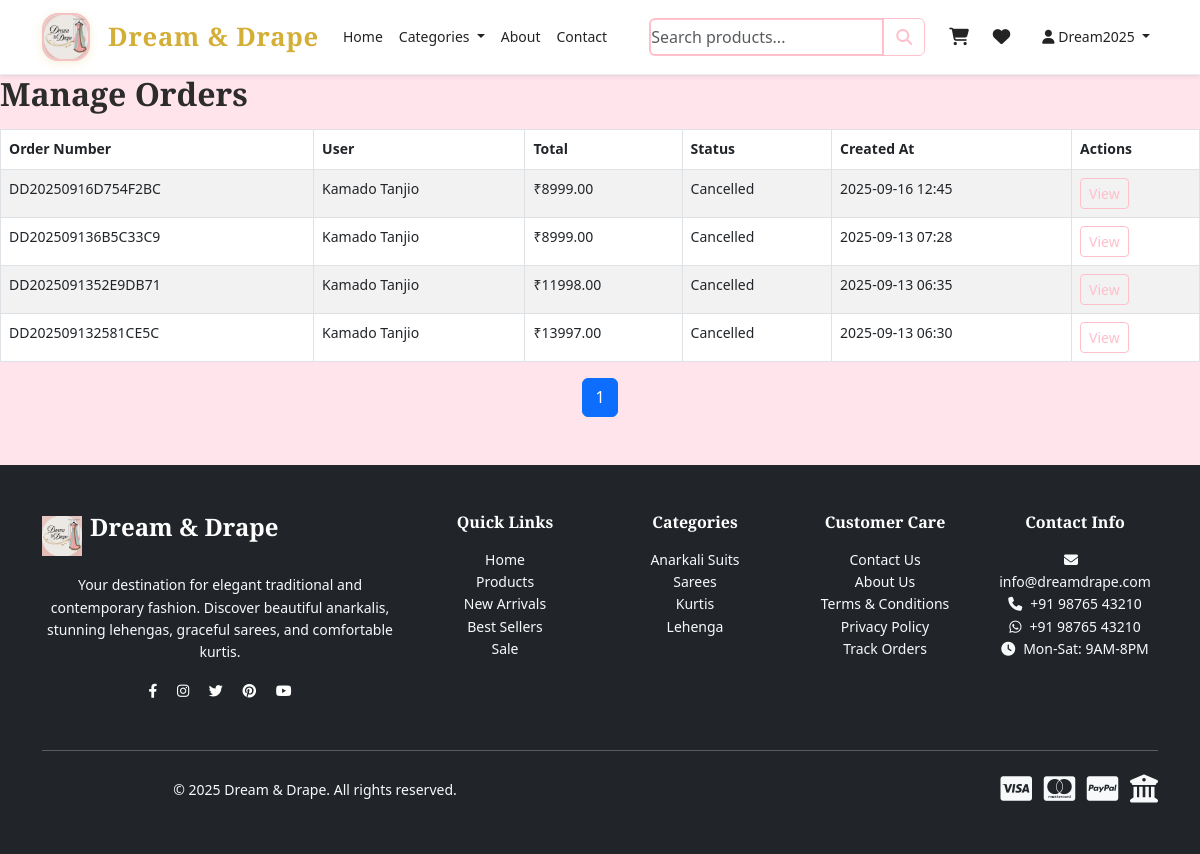
Page /admin/orders (signed in) on the committed database.
### app/models.py (models this page shows, shortened)
class User(UserMixin, db.Model):
    id = db.Column(db.Integer, primary_key=True)
    username = db.Column(db.String(80), unique=True, nullable=False, index=True)
    email = db.Column(db.String(120), unique=True, nullable=False, index=True)
    password_hash = db.Column(db.String(255), nullable=False)
    first_name = db.Column(db.String(50), nullable=False)
    last_name = db.Column(db.String(50), nullable=False)
    phone = db.Column(db.String(15))
    address = db.Column(db.Text)
    city = db.Column(db.String(50))
    state = db.Column(db.String(50))
    pincode = db.Column(db.String(10))
    country = db.Column(db.String(50), default='India')
    is_admin = db.Column(db.Boolean, default=False, index=True)
    is_active = db.Column(db.Boolean, default=True, index=True)
    created_at = db.Column(db.DateTime, default=datetime.utcnow, index=True)
    last_login = db.Column(db.DateTime)
    failed_login_attempts = db.Column(db.Integer, default=0)
    locked_until = db.Column(db.DateTime)
    orders = db.relationship('Order', backref='user', lazy=True)
    cart_items = db.relationship('CartItem', backref='user', lazy=True)
    wishlist_items = db.relationship('WishlistItem', backref='user', lazy=True)
    reviews = db.relationship('Review', backref='user', lazy=True)
    def get_full_name(self):
        return f"{self.first_name} {self.last_name}"

class Order(db.Model):
    id = db.Column(db.Integer, primary_key=True)
    user_id = db.Column(db.Integer, db.ForeignKey('user.id'), nullable=False, index=True)
    order_number = db.Column(db.String(50), unique=True, nullable=False, index=True)
    total_amount = db.Column(db.Float, nullable=False, index=True)
    status = db.Column(db.String(50), default='pending', index=True)  # pending, confirmed, shipped, delivered, cancelled
    payment_status = db.Column(db.String(50), default='pending', index=True)  # pending, paid, failed, refunded
    payment_method = db.Column(db.String(50))
    payment_id = db.Column(db.String(100))
    shipping_address = db.Column(db.Text, nullable=False)
    shipping_city = db.Column(db.String(50), nullable=False)
    shipping_state = db.Column(db.String(50), nullable=False)
    shipping_pincode = db.Column(db.String(10), nullable=False)
    shipping_country = db.Column(db.String(50), default='India')
    shipping_phone = db.Column(db.String(15))
    tracking_number = db.Column(db.String(100))
    notes = db.Column(db.Text)
    created_at = db.Column(db.DateTime, default=datetime.utcnow, index=True)
    updated_at = db.Column(db.DateTime, default=datetime.utcnow, onupdate=datetime.utcnow)
    order_items = db.relationship('OrderItem', backref='order', lazy=True, cascade='all, delete-orphan')

### app/admin.py (the view)
@admin.route('/orders')
@login_required
@admin_required
def manage_orders():
    page = request.args.get('page', 1, type=int)
    status = sanitize_input(request.args.get('status', ''))
    try:
        query = Order.query
        if status:
            query = query.filter_by(status=status)
        orders = query.order_by(Order.created_at.desc()).paginate(
            page=page, per_page=20, error_out=False
        )
        return render_template('admin/manage_orders.html', orders=orders, current_status=status)
    except Exception as e:
        current_app.logger.error(f"Manage orders error: {e}")
        flash('Error loading orders.', 'error')
        return redirect(url_for('admin.dashboard'))

### app/templates/admin/manage_orders.html (shortened to what this page needs)
{% extends "base.html" %}
{% block content %}
<h2>Manage Orders</h2>
<table class="table table-striped table-bordered admin-table selectable">
  <thead>
    <tr>
      <th>Order Number</th>
      <th>User</th>
      <th>Total</th>
      <th>Status</th>
      <th>Created At</th>
      <th>Actions</th>
    </tr>
  </thead>
  <tbody>
    {% for order in orders.items %}
    <tr data-id="{{ order.id }}">
      <td>{{ order.order_number }}</td>
      <td>{{ order.user.get_full_name() }}</td>
      <td>₹{{ "%.2f"|format(order.total_amount) }}</td>
      <td>{{ order.status.title() }}</td>
      <td>{{ order.created_at.strftime('%Y-%m-%d %H:%M') }}</td>
      <td>
        <a href="{{ url_for('admin.view_order', id=order.id) }}" class="btn btn-sm btn-outline-primary">View</a>
      </td>
    </tr>
    {% else %}
    <tr><td colspan="6" class="text-center">No orders found.</td></tr>
    {% endfor %}
  </tbody>
</table>
<nav aria-label="Orders pagination">
  <ul class="pagination justify-content-center">
    {% for p in orders.iter_pages() %}
      {% if p %}
        <li class="page-item {% if p == orders.page %}active{% endif %}"><a class="page-link" href="{{ url_for('admin.manage_orders', page=p) }}">{{ p }}</a></li>
      {% else %}
        <li class="page-item disabled"><span class="page-link">…</span></li>
      {% endif %}
    {% endfor %}
  </ul>
</nav>
{% endblock %}

### app/templates/base.html (shortened to what this page needs)
<!DOCTYPE html>
<html lang="en">
<head>
    <link href="https://cdn.jsdelivr.net/npm/bootstrap@5.3.0/dist/css/bootstrap.min.css" rel="stylesheet">
    <link rel="stylesheet" href="https://cdnjs.cloudflare.com/ajax/libs/font-awesome/6.4.0/css/all.min.css">
    <link rel="stylesheet" href="/static/css/style.css">
</head>
<body>
    <nav class="navbar navbar-expand-lg navbar-light bg-white sticky-top shadow-sm">
        <div class="container">
            <a class="navbar-brand d-flex align-items-center" href="{{ url_for('main.index') }}">
                <img src="{{ url_for('static', filename='images/logo.jpg') }}" alt="Dream & Drape" class="logo-img me-2">
                <span class="brand-text">Dream & Drape</span>
            </a>
            <div class="collapse navbar-collapse" id="navbarNav">
                <ul class="navbar-nav me-auto">
                    <li class="nav-item">
                        <a class="nav-link" href="{{ url_for('main.index') }}">Home</a>
                    </li>
                    <li class="nav-item dropdown">
                        <a class="nav-link dropdown-toggle" href="#" id="categoriesDropdown" role="button" data-bs-toggle="dropdown">
                            Categories
                        </a>
                    </li>
                    <li class="nav-item">
                        <a class="nav-link" href="{{ url_for('main.about') }}">About</a>
                    </li>
                    <li class="nav-item">
                        <a class="nav-link" href="{{ url_for('main.contact') }}">Contact</a>
                    </li>
                </ul>
                <form class="d-flex me-3" method="GET" action="{{ url_for('main.products') }}">
                    <div class="input-group">
                        <input class="form-control" type="search" name="search" placeholder="Search products..." value="{{ request.args.get('search', '') }}">
                        <button class="btn btn-outline-primary" type="submit">
                            <i class="fas fa-search"></i>
                        </button>
                    </div>
                </form>
                <ul class="navbar-nav">
                    {% if current_user.is_authenticated %}
                        <li class="nav-item position-relative me-2">
                            <a class="nav-link" href="{{ url_for('main.cart') }}">
                            </a>
                        </li>
                        <li class="nav-item position-relative me-3">
                            <a class="nav-link" href="{{ url_for('main.wishlist') }}">
                            </a>
                        </li>
                        <li class="nav-item dropdown">
                            <a class="nav-link dropdown-toggle" href="#" id="userDropdown" role="button" data-bs-toggle="dropdown">
                                <i class="fas fa-user"></i> {{ current_user.first_name }}
                            </a>
                        </li>
                    {% endif %}
                </ul>
            </div>
        </div>
    </nav>
    <main>
        {% block content %}{% endblock %}
    </main>
    <footer class="bg-dark text-white py-5 mt-5">
        <div class="container">
            <div class="row">
                <div class="col-lg-4 col-md-6 mb-4">
                    <div class="d-flex align-items-center mb-3">
                        <img src="{{ url_for('static', filename='images/logo.jpg') }}" alt="Dream & Drape" height="40" class="me-2">
                        <h5 class="brand-text text-white">Dream & Drape</h5>
                    </div>
                    <p class="text-light">
                        Your destination for elegant traditional and contemporary fashion.
                        Discover beautiful anarkalis, stunning lehengas, graceful sarees, and comfortable kurtis.
                    </p>
                    <div class="social-links">
                        <a href="#" class="text-white me-3"><i class="fab fa-facebook-f"></i></a>
                        <a href="#" class="text-white me-3"><i class="fab fa-instagram"></i></a>
                        <a href="#" class="text-white me-3"><i class="fab fa-twitter"></i></a>
                        <a href="#" class="text-white me-3"><i class="fab fa-pinterest"></i></a>
                        <a href="#" class="text-white"><i class="fab fa-youtube"></i></a>
                    </div>
                </div>
                <div class="col-lg-2 col-md-6 mb-4">
                    <h6 class="text-white mb-3">Quick Links</h6>
                    <ul class="list-unstyled">
                        <li><a href="{{ url_for('main.index') }}" class="text-light text-decoration-none">Home</a></li>
                        <li><a href="{{ url_for('main.products') }}" class="text-light text-decoration-none">Products</a></li>
                        <li><a href="{{ url_for('main.products', category='New Arrivals') }}" class="text-light text-decoration-none">New Arrivals</a></li>
                        <li><a href="{{ url_for('main.products', category='Best Sellers') }}" class="text-light text-decoration-none">Best Sellers</a></li>
                        <li><a href="{{ url_for('main.products', category='Sale') }}" class="text-light text-decoration-none">Sale</a></li>
                    </ul>
                </div>
                <div class="col-lg-2 col-md-6 mb-4">
                    <h6 class="text-white mb-3">Categories</h6>
                    <ul class="list-unstyled">
                        <li><a href="{{ url_for('main.products', category='Anarkali Suits') }}" class="text-light text-decoration-none">Anarkali Suits</a></li>
                        <li><a href="{{ url_for('main.products', category='Sarees') }}" class="text-light text-decoration-none">Sarees</a></li>
                        <li><a href="{{ url_for('main.products', category='Kurtis') }}" class="text-light text-decoration-none">Kurtis</a></li>
                        <li><a href="{{ url_for('main.products', category='Lehenga') }}" class="text-light text-decoration-none">Lehenga</a></li>
                    </ul>
                </div>
                <div class="col-lg-2 col-md-6 mb-4">
                    <h6 class="text-white mb-3">Customer Care</h6>
                    <ul class="list-unstyled">
                        <li><a href="{{ url_for('main.contact') }}" class="text-light text-decoration-none">Contact Us</a></li>
                        <li><a href="{{ url_for('main.about') }}" class="text-light text-decoration-none">About Us</a></li>
                        <li><a href="{{ url_for('main.terms') }}" class="text-light text-decoration-none">Terms & Conditions</a></li>
                        <li><a href="{{ url_for('main.privacy') }}" class="text-light text-decoration-none">Privacy Policy</a></li>
                        {% if current_user.is_authenticated %}
                            <li><a href="{{ url_for('auth.my_orders') }}" class="text-light text-decoration-none">Track Orders</a></li>
                        {% endif %}
                    </ul>
                </div>
                <div class="col-lg-2 col-md-6 mb-4">
                    <h6 class="text-white mb-3">Contact Info</h6>
                    <ul class="list-unstyled text-light">
                        <li><i class="fas fa-envelope me-2"></i>info@dreamdrape.com</li>
                        <li><i class="fas fa-phone me-2"></i>+91 98765 43210</li>
                        <li><i class="fab fa-whatsapp me-2"></i>+91 98765 43210</li>
                        <li><i class="fas fa-clock me-2"></i>Mon-Sat: 9AM-8PM</li>
                    </ul>
                </div>
            </div>
            <hr class="my-4">
            <div class="row align-items-center">
                <div class="col-md-6">
                    <p class="text-light mb-0">
                        &copy; 2025 Dream & Drape. All rights reserved.
                    </p>
                </div>
                <div class="col-md-6 text-end">
                    <div class="payment-icons">
                        <i class="fab fa-cc-visa fa-2x me-2 text-light"></i>
                        <i class="fab fa-cc-mastercard fa-2x me-2 text-light"></i>
                        <i class="fab fa-cc-paypal fa-2x me-2 text-light"></i>
                        <i class="fas fa-university fa-2x text-light" title="Net Banking"></i>
                    </div>
                </div>
            </div>
        </div>
    </footer>
</body>
</html>

### rows in the picture
User: first_name "Dream2025"
Order: order_number "DD20250916D754F2BC", user.get_full_name "Kamado Tanjio", total_amount "8999.00", status "Cancelled", created_at "2025-09-16 12:45"
Order: order_number "DD202509136B5C33C9", user.get_full_name "Kamado Tanjio", total_amount "8999.00", status "Cancelled", created_at "2025-09-13 07:28"
Order: order_number "DD2025091352E9DB71", user.get_full_name "Kamado Tanjio", total_amount "11998.00", status "Cancelled", created_at "2025-09-13 06:35"
Order: order_number "DD202509132581CE5C", user.get_full_name "Kamado Tanjio", total_amount "13997.00", status "Cancelled", created_at "2025-09-13 06:30"

### other values in the picture
{{ p }} "1"
